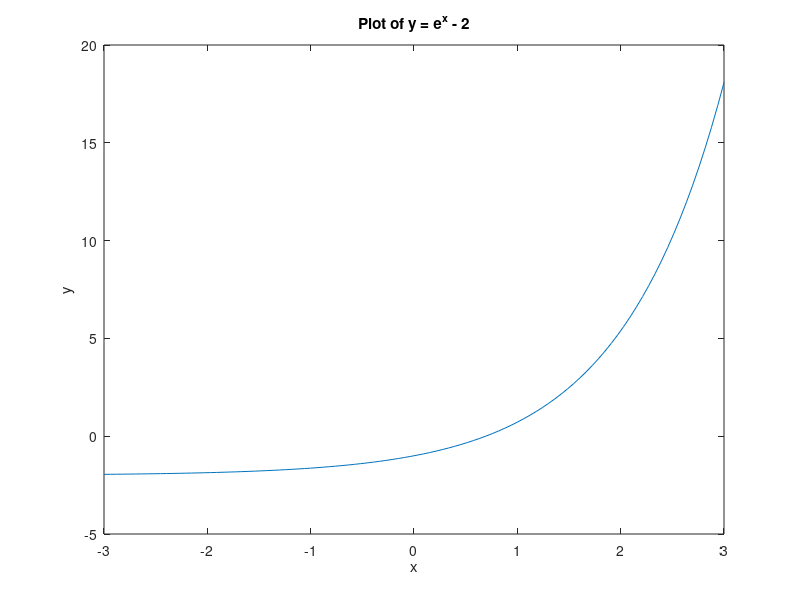
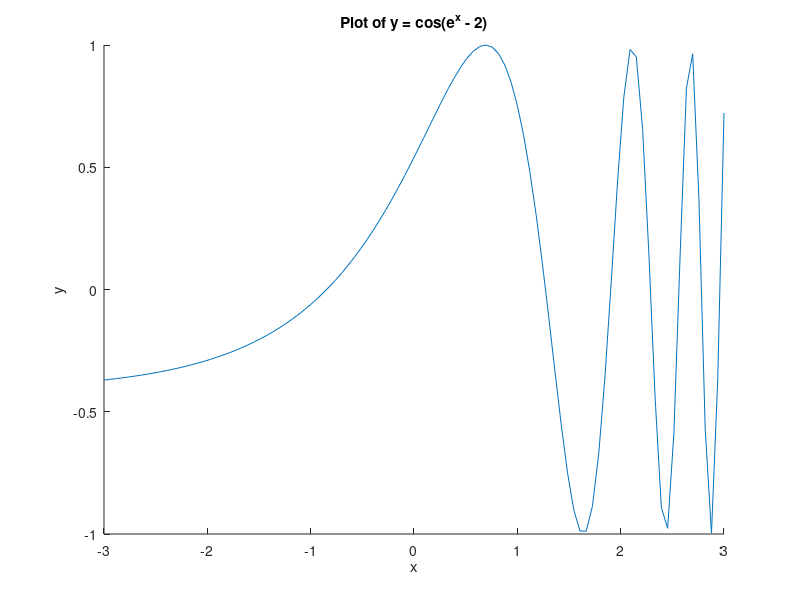

Write the MATLAB code that produced these figures, in order. (Note: this script raises an error after producing the figures.)
%% Bisection Method for Exercises 2.1: 5,9,11,13

% Name: Shayne O'Brien
% Course: MATH 345 (Dr. Haddad)
% Date: 9/6/16
% Content: Running Bisection Method for each exercise.

%% Exercise 2.1.9: a
% Sketch the graphs of y = e^x - 2 and y = cos(e^x - 2)

    close all; clear all; %This will be used throughout this .m file to close old plots
                          % and clear old variables.
    
    % plotting y = e^x - 2
    x = linspace(-3, 3, 100); % generate 100 linearly equally spaced points between -3
                              % and 3 in a vector and assign the vector to variable x.
    y = exp(x) - 2; % create a vector y that is e^x - 2 for each entry in vector x
    plot(x,y) % plot x versus y
    title('Plot of y = e^x - 2') % title for plot
    ylabel('y') % label for y axis
    xlabel('x') % label for x axis

    % plotting y = cos(e^x - 2)
    figure; % open new plot so the one for y = e^x - 2
    hold on % necessary so the plot will actually plot
    x1 = linspace(-3,3,100);% generate 100 linearly equally spaced points between -3
                              % and 3 in a vector and assign the vector to variable x1.
    y1 = cos(exp(x1) - 2); % create a vector y1 that is cos(e^x - 2) for each entry in vector x1
    plot(x1,y1) % plot x versus y
    title('Plot of y = cos(e^x - 2)') % title for plot
    ylabel('y') % label for y axis
    xlabel('x') % label for x axis

    
    
%% Exercise 2.1.9: b
% Use the Bisection Method to find an approximation to within 10^-5 to a
% value in [0.5, 1.5] with e^x - 2 = cos(e^x - 2).

    % Using algebra, we can subtract cos(e^x - 2) from both sides of the
    % equality to get e^x - 2 - cos(e^x - 2) = 0. Having this equality, we
    % can now proceed with the computation:
    close all; clear all; % close plots and clear variables from previous problem.
    
    bisect( @(x)exp(x)-2-cos(exp(x)-2), 0.5, 1.5, 10^-5, 25)
    % Answer: The root is approximately p = 1.00762177.


%% Exercise 2.1.11
% Let f(x) = (x+2)(x+1)x(x-1)^3(x-2). To which zero does the Bisection
% Method converge when applied on the following intervals?

%% Exercise 2.1.11: a
% [-3, 2.5]
    close all; clear all;
    bisect( @(x)(x+2)*(x+1)*x*((x-1)^3)*(x-2), -3, 2.5, 10^-5, 30)
    % Answer: The root is approximately p = 2.00000048.

%% Exercise 2.1.11: b
% [-2.5, 3]
    close all; clear all;
    bisect( @(x)(x+2)*(x+1)*x*((x-1)^3)*(x-2), -2.5, 3, 10^-5, 30)
    % Answer: The root is approximately p = -2.00000048.

%% Exercise 2.1.11: c
% [-1.75, 1.5]
    close all; clear all;
    bisect( @(x)(x+2)*(x+1)*x*((x-1)^3)*(x-2), -1.75, 1.5, 10^-5, 30)
    % Answer: The root is approximately p = -0.99999714.

%% Exercise 2.1.11: d
% [-1.5, 1.75]
    close all; clear all;
    bisect( @(x)(x+2)*(x+1)*x*((x-1)^3)*(x-2), -1.5, 1.75, 10^-5, 30)
    % Answer: The root is approximately p = 0.99999714.

%% Exercise 2.1.13
% Find an approximation to 25^(1/3) to within 10^(-4) using the Bisection
% method.

    % To find an approximation to 25^(1/3), we will consider f(x) = x^3-25 = 0.
    % By adding 25 to both sides and then taking the cube root, we get 
    % x = 25^(1/3). We will consider the interval [2,3]. Then,
    close all; clear all;
    bisect( @(x)x^3 - 25, 2, 3, 10^-5, 30)
    % Answer: The root is approximately p = 2.92401886. Therefore, an
    % approximation to 25^(1/3) is 2.92401886.
